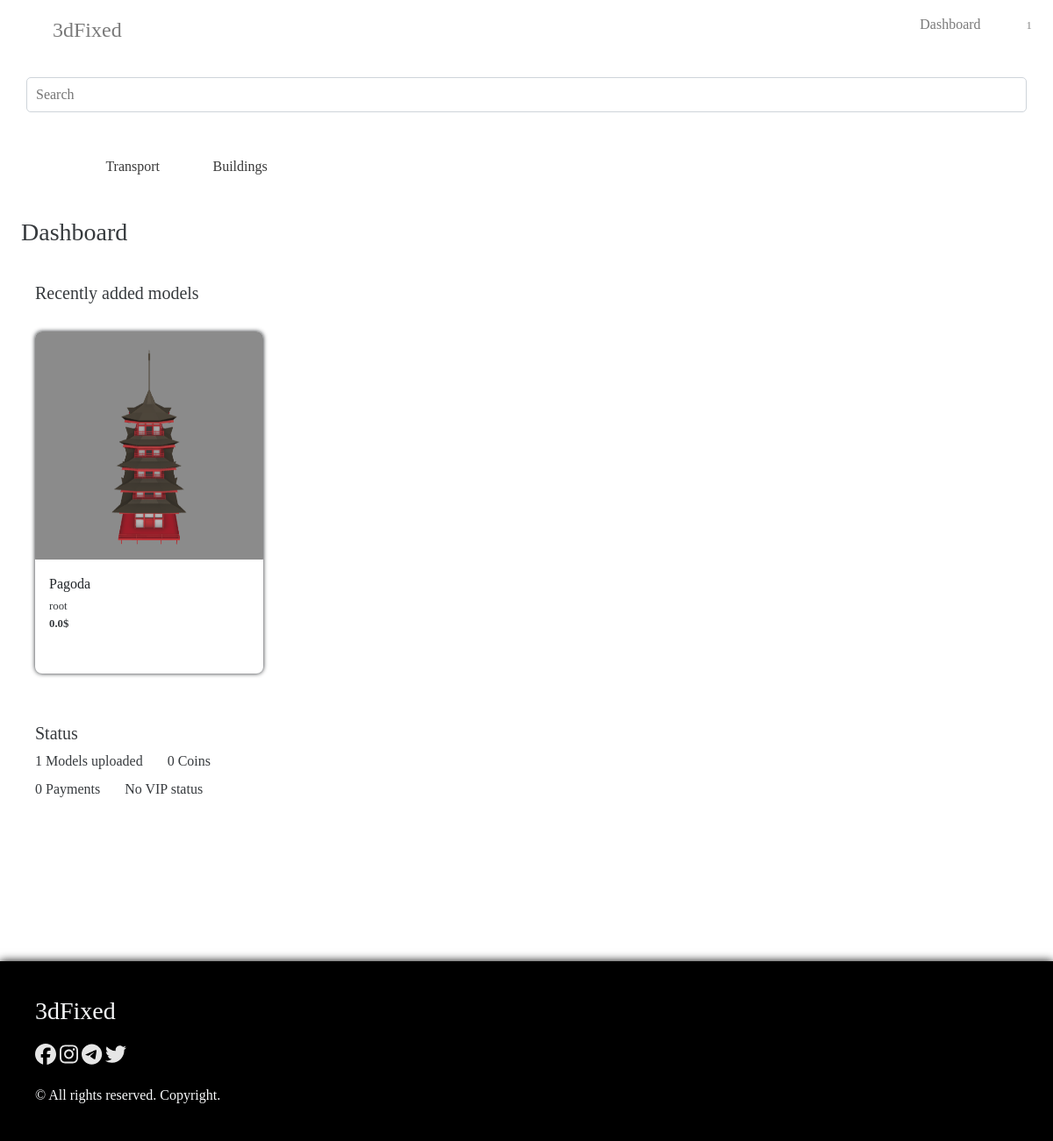
The app's page /dashboard (signed in) with its own data.
### user/models.py (models this page shows)
class Author(User):
	avatar = models.ImageField(upload_to = 'static/storage/img/user')
	cart = models.JSONField(default = list)
	favs = models.JSONField(default = list)
	bio = models.CharField(max_length = 255, default = 'Bio')
	website = models.URLField()
	location = models.CharField(max_length = 100, default = 'Moon, Utopia')
	favtool = models.CharField(max_length = 50)
	phone = models.CharField(max_length = 20)
	gender = models.CharField(max_length = 10, default = 'None')
	credit = models.CharField(max_length = 20)
	coins = models.JSONField(default= list)
	stripe_account = models.IntegerField(default = -1)
	paypal_account = models.IntegerField(default = -1)
	notifications = models.JSONField(default=list)
	payments = models.JSONField(default=list)
	vipstatus = models.BooleanField(default=False)
	bought = models.JSONField(default = list)
	warnings = models.IntegerField(default = 0)
	reports = models.JSONField(default = list)

### model/models.py (models this page shows, shortened)
class Category(models.Model):
	name = models.CharField(max_length = 40)
	amount = models.IntegerField(default = 0)
	img = models.ImageField(upload_to = 'static/storage/img/categories')
	sign = models.CharField(max_length = 30, default = 'exclamation')

class Mod(models.Model):
	model_name = models.CharField(max_length = 30)
	model_desc = models.TextField()
	model_price = models.FloatField()
	model_author_price = models.FloatField(default = 0)
	model_date = models.DateTimeField()
	model_views = models.IntegerField(default = 0)
	model_tags = models.JSONField()
	model_tool = models.CharField(max_length = 50)
	model_favs = models.IntegerField(default = 0)
	model_category = models.ForeignKey(Category, on_delete=models.PROTECT)
	model_author = models.ForeignKey(User, on_delete=models.PROTECT)
	model_link = models.URLField()

class ModelImage(models.Model):
	parent = models.ForeignKey(Mod, on_delete = models.CASCADE)
	file = models.ImageField(upload_to = 'static/storage/img/models')

### main/views.py (the view)
# urls.py: path('dashboard', views.dashboard, name = 'dashboard'),
def dashboard(request):
	dash_message = None
	if len(request.user.author.notifications) > 0:
		dash_message = request.user.author.notifications
	modelset = Mod.objects.filter(model_author = request.user).order_by('-model_date')
	categories = Category.objects.all()
	return render(request, 'main/dashboard.html', {
		'categories': categories,
		'modelset': modelset,
		'dash_message': dash_message,
		})

### model/templatetags/model_filters.py (called while the page is built)
@register.filter
def get_model_image(model):
	image = ModelImage.objects.filter(parent = model)[0]
	return image.file.url

### templates/main/dashboard.html (shortened to what this page needs)
{% extends 'main/index.html' %}
{% load model_filters %}
{% block catnav %}
	<nav id="catnav">
		<div>
			<form action="{% url 'engine:searchengine' %}" method="get" style="width: 100%;">
				<div class="search-group">
					<input type="search" class="navsearch" name="query" placeholder="Search">
					<button class="btn" type="submit"></button>
				</div>
			</form>
		</div>
		<div class="category-nav">
			<div class="catslider-controller" style="float: left;">
			</div>
			<div class="catslider-controller" style="float: right;">
			</div>
			<div class="catslider">
				<div class="catslider-inner">
					<ul class="catslider-menu">
						{% for cat in categories %}
							<li><a href="{% url 'engine:searchengine' %}?query={{cat.name}}&type=category"><span class="fad fa-{{cat.sign}}"></span><br>{{cat.name}}</a></li>
						{% endfor %}
					</ul>
				</div>
			</div>
		</div>
	</nav>
{% endblock %}
{% block content %}
	<div class="container-fluid mt-4">
		<div class="row">
			<div class="col-md-12 pl-4">
				<h3 class="soft-font">Dashboard</h3>
				<div class="dash-section">
					<h5 class="soft-font">Recently added models</h5>
					<div class="row mt-3">
						{% if modelset %}
							{% for model in modelset %}
								<div class="col-md-3 mt-3">
									<div class="model-card">
										<div class="model-image">
											<img src="{{model|get_model_image}}" class="img-fluid w-100 h-100">
										</div>
										<div class="model-desc p-3">
											<p style="margin: 0;">{{model.model_name}}</p>
											<small>{{model.model_author}}</small><br>
											<small style="float: left;"><b>{{model.model_price}}$</b></small>
										</div>
									</div>
								</div>
							{% endfor %}
						{% else %}
							<div class="col-md-12">
								<p>You don't have any uploaded models yet, <a href="{% url 'model:modelupload' %}">Upload model</a></p>
							</div>
						{% endif %}
					</div>
				</div>
				<div class="dash-section">
					<h5 class="soft-font">Status</h5>
					<label class="soft-font mr-4"> {{modelset|length}} Models uploaded</label>
					<label class="soft-font"> {{user.author.coins|length}} Coins</label><br>
					<label class="soft-font mr-4"> {{user.author.payments|length}} Payments</label>
					{% if request.user.author.vipstatus %}
						<label class="soft-font"><span class="fad fa-crown text-warning"></span> VIP status owned</label><br>
					{% else %}
						<label class="soft-font"> No VIP status</label><br>
					{% endif %}
				</div>
			</div>
		</div>
	</div>
{% endblock %}

### templates/main/index.html (shortened to what this page needs)
<!DOCTYPE html>
<html lang="en">
<head>
	{% load static %}
	<link rel="stylesheet" href="{% static 'main/css/style.css' %}">
	<link rel="stylesheet" href="{% static 'main/css/result.css' %}">
	<link rel="stylesheet" href="{% static 'main/css/welcome.css' %}">
	<link rel="stylesheet" href="https://stackpath.bootstrapcdn.com/bootstrap/4.4.1/css/bootstrap.min.css">
	<link href="https://kit-pro.fontawesome.com/releases/v6.0.0/css/pro.min.css" rel="stylesheet">
</head>
<body onload="begin()">
	<div class="container-fluid p-0">
		<nav id="navbar">
			<div id="brand" class="menu-item">
				<a href="{% url 'main:index' %}">3dFixed</a>
			</div>
			<div class="menu-item text-right" id="right-menu">
				{% if user.is_superuser %}
				<a href="{% url 'admin:index' %}" class="menu-btn"></a>
				{% endif %}
				{% if user.is_authenticated %}
				<a href="{% url 'main:dashboard' %}" class="menu-btn">Dashboard </a>
				<a href="{% url 'user:profile' %}" class="menu-btn"></a>
				<a href="{% url 'model:modelupload' %}" class="menu-btn"></a>
				<a href="{% url 'user:user_cart' %}" class="menu-btn"><small>{{request.user.author.cart|length}}</small></a>
				{% else %}
				<a href="{% url 'user:loginform' %}" class="menu-btn">Sign In</a>
				<a href="{% url 'user:registration' %}" class="menu-btn">Sign Up</a>
				{% endif %}
			</div>
		</nav>
		{% block catnav %}{% endblock %}
		<div id="main">
			{% block content %}{% endblock %}
		</div>
		<div id="footer" class="text-light">
			<div class="container-fluid p-0">
				<div class="row">
					<div class="col-md-6">
						<h3>3dFixed</h3>
						<ul class="social-links-menu">
							<li class="social-links"><a href="javascript:(void)"><span class="fab fa-facebook"></span></a></li>
							<li class="social-links"><a href="javascript:(void)"><span class="fab fa-instagram"></span></a></li>
							<li class="social-links"><a href="javascript:(void)"><span class="fab fa-telegram"></span></a></li>
							<li class="social-links"><a href="javascript:(void)"><span class="fab fa-twitter"></span></a></li>
						</ul>
						&copy; All rights reserved. Copyright.
					</div>
				</div>
			</div>
		</div>
	</div>
</body>
</html>
{% load static %}

### static/main/css/style.css (style rules this page uses)
* { transition: .3s ease; font-family: Segoe; }
body a { color: #232323; opacity: .9; }
.soft-font { opacity: .9; }
#navbar { width: 100%; height: 8vh; }
#brand { width: 50%; float: left; justify-content: left; padding-left: 5%; }
#brand a { opacity: .6; width: 100%; font-size: 3vh; }
#right-menu { float: right; width: 50%; }
.menu-item { height: 100%; display: inline-block; align-items: center; justify-content: center; padding: 2vh; }
.menu-btn { padding: 1vh; opacity: .6; }
#catnav { margin-top: 3vh; width: 100%; }
.search-group { width: 95%; margin: 0 auto; height: 5vh; text-align: center; border: 1px solid #ced4da; padding-left: 1vh; border-radius: 5px; }
.search-group button { float: right; width: 5%; height: 100%; }
.navsearch { width: 90%; height: 100%; background: white; display: initial; float: left; border: none; color: #495057; }
.category-nav { width: 100%; height: 12vh; }
.catslider { width: 90%; height: 100%; float: left; padding: 2.5%; overflow: hidden; }
.catslider-inner { width: 200%; height: inherit; display: flex; justify-content: left; align-items: center; }
.catslider-menu { list-style: none; padding: 0; width: 100%; }
.catslider-menu li { margin-top: 1%; display: inline; float: left; width: 6%; text-align: center; }
.catslider-controller { width: 5%; height: 100%; align-items: center; justify-content: center; display: flex; }
#footer { margin-top: 20vh; width: 100%; background: black; padding: 5vh; box-shadow: 0 0 10px black; }
.social-links-menu { list-style: none; padding: 0; margin-top: 2vh; }
.social-links { display: inline-flex; font-size: 3vh; }
.social-links a { color: white; }

### static/main/css/result.css (style rules this page uses)
.chat-message span, small { opacity: .9; }
.dash-section { margin-top: 3vh; padding: 2vh; width: 100%; }
.model-card { width: 100%; font-size: 2vh; border-radius: 1vh; overflow: hidden; box-shadow: 0 0 5px; background: white; }
.model-image { width: 100%; }

### records on screen
Category: name "Transport"
Category: name "Buildings"
Mod: id.file (picture), model_name "Pagoda", model_author "root", model_price "0.0"

### other values on screen
{{ request.user.author.cart|length }} "1"
{{ modelset|length }} "1"
{{ user.author.coins|length }} "0"
{{ user.author.payments|length }} "0"
